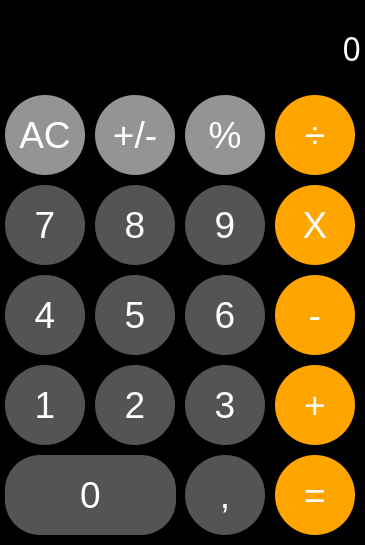
<?xml version="1.0" encoding="UTF-8"?>
<ui version="4.0">
 <class>MainWindow</class>
 <widget class="QMainWindow" name="MainWindow">
  <property name="geometry">
   <rect>
    <x>0</x>
    <y>0</y>
    <width>365</width>
    <height>545</height>
   </rect>
  </property>
  <property name="minimumSize">
   <size>
    <width>365</width>
    <height>545</height>
   </size>
  </property>
  <property name="maximumSize">
   <size>
    <width>365</width>
    <height>545</height>
   </size>
  </property>
  <property name="windowTitle">
   <string>Calculadora</string>
  </property>
  <property name="windowIcon">
   <iconset>
    <normaloff>../../../../Downloads/calculator_macos_bigsur_icon_190313.ico</normaloff>../../../../Downloads/calculator_macos_bigsur_icon_190313.ico</iconset>
  </property>
  <property name="styleSheet">
   <string notr="true">#centralwidget{
	
	background-color:rgb(0, 0, 0);
}</string>
  </property>
  <widget class="QWidget" name="centralwidget">
   <widget class="QPushButton" name="numeroQuatro">
    <property name="geometry">
     <rect>
      <x>0</x>
      <y>270</y>
      <width>90</width>
      <height>90</height>
     </rect>
    </property>
    <property name="font">
     <font>
      <pointsize>28</pointsize>
     </font>
    </property>
    <property name="styleSheet">
     <string notr="true">margin: 5px;
    background-color: rgb(84, 84, 84);
    color: white;
    padding: 5px;
    height: 20px;
    width: 20px;
    border-radius: 40px;</string>
    </property>
    <property name="text">
     <string>4</string>
    </property>
    <property name="shortcut">
     <string>4</string>
    </property>
   </widget>
   <widget class="QPushButton" name="numeroCinco">
    <property name="geometry">
     <rect>
      <x>90</x>
      <y>270</y>
      <width>90</width>
      <height>90</height>
     </rect>
    </property>
    <property name="font">
     <font>
      <pointsize>28</pointsize>
     </font>
    </property>
    <property name="styleSheet">
     <string notr="true">margin: 5px;
    background-color: rgb(84, 84, 84);
    color: white;
    padding: 5px;
    height: 20px;
    width: 20px;
    border-radius: 40px;</string>
    </property>
    <property name="text">
     <string>5</string>
    </property>
    <property name="shortcut">
     <string>5</string>
    </property>
   </widget>
   <widget class="QPushButton" name="numeroSeis">
    <property name="geometry">
     <rect>
      <x>180</x>
      <y>270</y>
      <width>90</width>
      <height>90</height>
     </rect>
    </property>
    <property name="font">
     <font>
      <pointsize>28</pointsize>
     </font>
    </property>
    <property name="styleSheet">
     <string notr="true">margin: 5px;
    background-color: rgb(84, 84, 84);
    color: white;
    padding: 5px;
    height: 20px;
    width: 20px;
    border-radius: 40px;</string>
    </property>
    <property name="text">
     <string>6</string>
    </property>
    <property name="shortcut">
     <string>6</string>
    </property>
   </widget>
   <widget class="QPushButton" name="btnSubtracao">
    <property name="geometry">
     <rect>
      <x>270</x>
      <y>270</y>
      <width>90</width>
      <height>90</height>
     </rect>
    </property>
    <property name="font">
     <font>
      <pointsize>28</pointsize>
     </font>
    </property>
    <property name="styleSheet">
     <string notr="true">margin: 5px;
    background-color: orange;
    color: white;
    padding: 5px;
    height: 20px;
    width: 20px;
    border-radius: 40px;</string>
    </property>
    <property name="text">
     <string>-</string>
    </property>
    <property name="shortcut">
     <string>-</string>
    </property>
   </widget>
   <widget class="QPushButton" name="btnAdicao">
    <property name="geometry">
     <rect>
      <x>270</x>
      <y>360</y>
      <width>90</width>
      <height>90</height>
     </rect>
    </property>
    <property name="font">
     <font>
      <pointsize>28</pointsize>
     </font>
    </property>
    <property name="styleSheet">
     <string notr="true">margin: 5px;
    background-color: orange;
    color: white;
    padding: 5px;
    height: 20px;
    width: 20px;
    border-radius: 40px;</string>
    </property>
    <property name="text">
     <string>+</string>
    </property>
    <property name="shortcut">
     <string>+</string>
    </property>
   </widget>
   <widget class="QPushButton" name="numeroUm">
    <property name="geometry">
     <rect>
      <x>0</x>
      <y>360</y>
      <width>90</width>
      <height>90</height>
     </rect>
    </property>
    <property name="font">
     <font>
      <pointsize>28</pointsize>
     </font>
    </property>
    <property name="styleSheet">
     <string notr="true">margin: 5px;
    background-color: rgb(84, 84, 84);
    color: white;
    padding: 5px;
    height: 20px;
    width: 20px;
    border-radius: 40px;</string>
    </property>
    <property name="text">
     <string>1</string>
    </property>
    <property name="shortcut">
     <string>1</string>
    </property>
   </widget>
   <widget class="QPushButton" name="numeroTres">
    <property name="geometry">
     <rect>
      <x>180</x>
      <y>360</y>
      <width>90</width>
      <height>90</height>
     </rect>
    </property>
    <property name="font">
     <font>
      <pointsize>28</pointsize>
     </font>
    </property>
    <property name="styleSheet">
     <string notr="true">margin: 5px;
    background-color: rgb(84, 84, 84);
    color: white;
    padding: 5px;
    height: 20px;
    width: 20px;
    border-radius: 40px;</string>
    </property>
    <property name="text">
     <string>3</string>
    </property>
    <property name="shortcut">
     <string>3</string>
    </property>
   </widget>
   <widget class="QPushButton" name="numeroDois">
    <property name="geometry">
     <rect>
      <x>90</x>
      <y>360</y>
      <width>90</width>
      <height>90</height>
     </rect>
    </property>
    <property name="font">
     <font>
      <pointsize>28</pointsize>
     </font>
    </property>
    <property name="styleSheet">
     <string notr="true">margin: 5px;
    background-color: rgb(84, 84, 84);
    color: white;
    padding: 5px;
    height: 20px;
    width: 20px;
    border-radius: 40px;</string>
    </property>
    <property name="text">
     <string>2</string>
    </property>
    <property name="shortcut">
     <string>2</string>
    </property>
   </widget>
   <widget class="QPushButton" name="btnResultado">
    <property name="geometry">
     <rect>
      <x>270</x>
      <y>450</y>
      <width>90</width>
      <height>90</height>
     </rect>
    </property>
    <property name="font">
     <font>
      <pointsize>28</pointsize>
     </font>
    </property>
    <property name="styleSheet">
     <string notr="true">margin: 5px;
    background-color: orange;
    color: white;
    padding: 5px;
    height: 20px;
    width: 20px;
    border-radius: 40px;</string>
    </property>
    <property name="text">
     <string>=</string>
    </property>
    <property name="shortcut">
     <string>Return, Enter</string>
    </property>
   </widget>
   <widget class="QPushButton" name="numeroZero">
    <property name="geometry">
     <rect>
      <x>0</x>
      <y>450</y>
      <width>181</width>
      <height>90</height>
     </rect>
    </property>
    <property name="font">
     <font>
      <pointsize>28</pointsize>
     </font>
    </property>
    <property name="contextMenuPolicy">
     <enum>Qt::DefaultContextMenu</enum>
    </property>
    <property name="toolTip">
     <string>&lt;html&gt;&lt;head/&gt;&lt;body&gt;&lt;p align=&quot;right&quot;&gt;&lt;br/&gt;&lt;/p&gt;&lt;/body&gt;&lt;/html&gt;</string>
    </property>
    <property name="layoutDirection">
     <enum>Qt::LeftToRight</enum>
    </property>
    <property name="styleSheet">
     <string notr="true">margin: 5px;
    background-color: rgb(84, 84, 84);
    color: white;
    padding: 5px;
    height: 20px;
    width: 20px;
    border-radius: 35px;</string>
    </property>
    <property name="text">
     <string>0</string>
    </property>
    <property name="shortcut">
     <string>0</string>
    </property>
   </widget>
   <widget class="QPushButton" name="btnVirgula">
    <property name="geometry">
     <rect>
      <x>180</x>
      <y>450</y>
      <width>90</width>
      <height>90</height>
     </rect>
    </property>
    <property name="font">
     <font>
      <pointsize>28</pointsize>
     </font>
    </property>
    <property name="styleSheet">
     <string notr="true">margin: 5px;
    background-color: rgb(84, 84, 84);
    color: white;
    padding: 5px;
    height: 20px;
    width: 20px;
    border-radius: 40px;</string>
    </property>
    <property name="text">
     <string>,</string>
    </property>
    <property name="shortcut">
     <string>,</string>
    </property>
   </widget>
   <widget class="QPushButton" name="btnMultiplicacao">
    <property name="geometry">
     <rect>
      <x>270</x>
      <y>180</y>
      <width>90</width>
      <height>90</height>
     </rect>
    </property>
    <property name="font">
     <font>
      <pointsize>28</pointsize>
     </font>
    </property>
    <property name="styleSheet">
     <string notr="true">margin: 5px;
    background-color: orange;
    color: white;
    padding: 5px;
    height: 20px;
    width: 20px;
    border-radius: 40px;</string>
    </property>
    <property name="text">
     <string>X</string>
    </property>
    <property name="shortcut">
     <string>*</string>
    </property>
   </widget>
   <widget class="QPushButton" name="numeroSete">
    <property name="geometry">
     <rect>
      <x>0</x>
      <y>180</y>
      <width>90</width>
      <height>90</height>
     </rect>
    </property>
    <property name="font">
     <font>
      <pointsize>28</pointsize>
     </font>
    </property>
    <property name="styleSheet">
     <string notr="true">margin: 5px;
    background-color: rgb(84, 84, 84);
    color: white;
    padding: 5px;
    height: 20px;
    width: 20px;
    border-radius: 40px;</string>
    </property>
    <property name="text">
     <string>7</string>
    </property>
    <property name="shortcut">
     <string>7</string>
    </property>
   </widget>
   <widget class="QPushButton" name="numeroNove">
    <property name="geometry">
     <rect>
      <x>180</x>
      <y>180</y>
      <width>90</width>
      <height>90</height>
     </rect>
    </property>
    <property name="font">
     <font>
      <pointsize>28</pointsize>
     </font>
    </property>
    <property name="styleSheet">
     <string notr="true">margin: 5px;
    background-color: rgb(84, 84, 84);
    color: white;
    padding: 5px;
    height: 20px;
    width: 20px;
    border-radius: 40px;</string>
    </property>
    <property name="text">
     <string>9</string>
    </property>
    <property name="shortcut">
     <string>9</string>
    </property>
   </widget>
   <widget class="QPushButton" name="numeroOito">
    <property name="geometry">
     <rect>
      <x>90</x>
      <y>180</y>
      <width>90</width>
      <height>90</height>
     </rect>
    </property>
    <property name="font">
     <font>
      <pointsize>28</pointsize>
     </font>
    </property>
    <property name="styleSheet">
     <string notr="true">margin: 5px;
    background-color: rgb(84, 84, 84);
    color: white;
    padding: 5px;
    height: 20px;
    width: 20px;
    border-radius: 40px;</string>
    </property>
    <property name="text">
     <string>8</string>
    </property>
    <property name="shortcut">
     <string>8</string>
    </property>
   </widget>
   <widget class="QPushButton" name="btnDivisao">
    <property name="geometry">
     <rect>
      <x>270</x>
      <y>90</y>
      <width>90</width>
      <height>90</height>
     </rect>
    </property>
    <property name="font">
     <font>
      <pointsize>28</pointsize>
     </font>
    </property>
    <property name="styleSheet">
     <string notr="true">margin: 5px;
    background-color: orange;
    color: white;
    padding: 5px;
    height: 20px;
    width: 20px;
    border-radius: 40px;</string>
    </property>
    <property name="text">
     <string>÷</string>
    </property>
    <property name="shortcut">
     <string>/</string>
    </property>
   </widget>
   <widget class="QPushButton" name="btnLimpar">
    <property name="geometry">
     <rect>
      <x>0</x>
      <y>90</y>
      <width>90</width>
      <height>90</height>
     </rect>
    </property>
    <property name="font">
     <font>
      <pointsize>28</pointsize>
     </font>
    </property>
    <property name="layoutDirection">
     <enum>Qt::RightToLeft</enum>
    </property>
    <property name="styleSheet">
     <string notr="true">margin: 5px;
    background-color:rgb(148, 148, 148);
    color: white;
    padding: 5px;
    height: 20px;
    width: 20px;
    border-radius: 40px;
</string>
    </property>
    <property name="text">
     <string>AC</string>
    </property>
    <property name="shortcut">
     <string>Backspace</string>
    </property>
   </widget>
   <widget class="QPushButton" name="btnPorcentagem">
    <property name="geometry">
     <rect>
      <x>180</x>
      <y>90</y>
      <width>90</width>
      <height>90</height>
     </rect>
    </property>
    <property name="font">
     <font>
      <pointsize>28</pointsize>
     </font>
    </property>
    <property name="styleSheet">
     <string notr="true">margin: 5px;
    background-color:rgb(148, 148, 148);
    color: white;
    padding: 5px;
    height: 20px;
    width: 20px;
    border-radius: 40px;
</string>
    </property>
    <property name="text">
     <string>%</string>
    </property>
   </widget>
   <widget class="QPushButton" name="btnTrocarSinal">
    <property name="geometry">
     <rect>
      <x>90</x>
      <y>90</y>
      <width>90</width>
      <height>90</height>
     </rect>
    </property>
    <property name="font">
     <font>
      <pointsize>28</pointsize>
     </font>
    </property>
    <property name="styleSheet">
     <string notr="true">margin: 5px;
    background-color:rgb(148, 148, 148);
    color: white;
    padding: 5px;
    height: 20px;
    width: 20px;
    border-radius: 40px;
</string>
    </property>
    <property name="text">
     <string>+/-</string>
    </property>
   </widget>
   <widget class="QLabel" name="resultadoDisplay">
    <property name="geometry">
     <rect>
      <x>0</x>
      <y>10</y>
      <width>361</width>
      <height>61</height>
     </rect>
    </property>
    <property name="font">
     <font>
      <family>Century Gothic</family>
      <pointsize>24</pointsize>
     </font>
    </property>
    <property name="toolTip">
     <string>&lt;html&gt;&lt;head/&gt;&lt;body&gt;&lt;p&gt;&lt;span style=&quot; color:#ffffff;&quot;&gt;&lt;br/&gt;&lt;/span&gt;&lt;/p&gt;&lt;/body&gt;&lt;/html&gt;</string>
    </property>
    <property name="styleSheet">
     <string notr="true">color: rgb(255, 255, 255);</string>
    </property>
    <property name="text">
     <string>0</string>
    </property>
    <property name="alignment">
     <set>Qt::AlignBottom|Qt::AlignRight|Qt::AlignTrailing</set>
    </property>
   </widget>
  </widget>
 </widget>
 <resources/>
 <connections/>
</ui>
